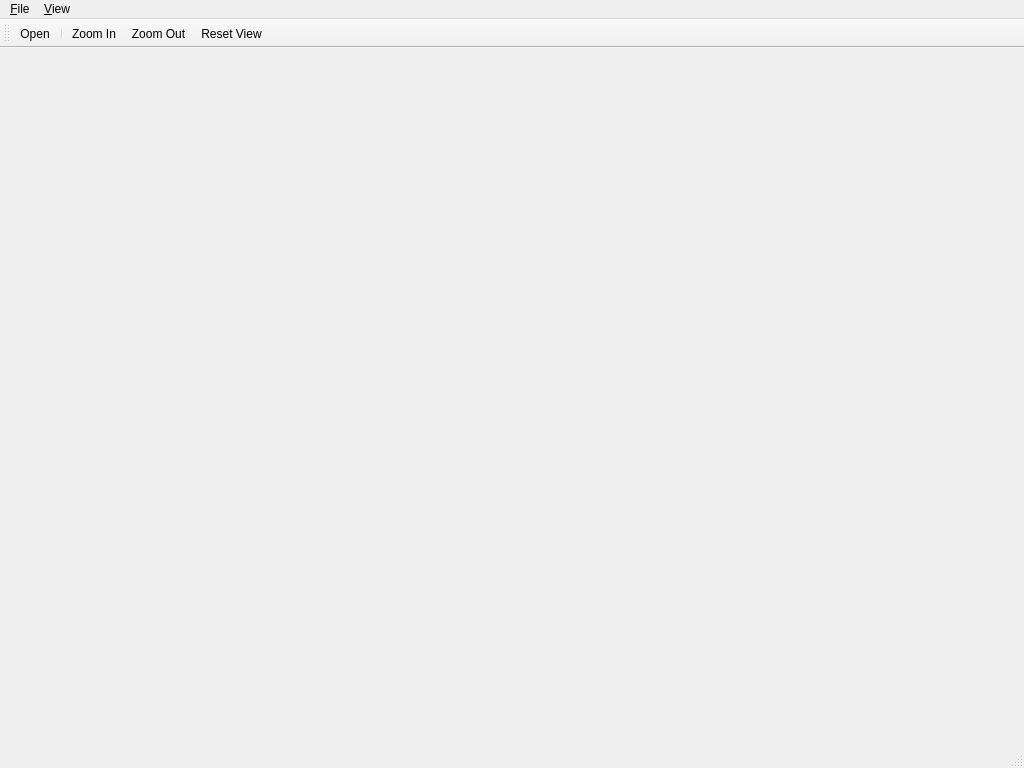
<?xml version="1.0" encoding="UTF-8"?>
<ui version="4.0">
    <class>MainWindow</class>
    <widget class="QMainWindow" name="MainWindow">
        <property name="geometry">
            <rect>
                <x>0</x>
                <y>0</y>
                <width>1024</width>
                <height>768</height>
            </rect>
        </property>
        <property name="windowTitle">
            <string>Image Viewer</string>
        </property>
        <widget class="QWidget" name="centralwidget">
            <layout class="QVBoxLayout" name="verticalLayout">
                <property name="spacing">
                    <number>0</number>
                </property>
                <property name="leftMargin">
                    <number>0</number>
                </property>
                <property name="topMargin">
                    <number>0</number>
                </property>
                <property name="rightMargin">
                    <number>0</number>
                </property>
                <property name="bottomMargin">
                    <number>0</number>
                </property>
                <item>
                    <widget class="QWidget" name="viewportContainer" native="true">
                        <layout class="QVBoxLayout" name="viewportLayout">
                            <property name="spacing">
                                <number>0</number>
                            </property>
                            <property name="leftMargin">
                                <number>0</number>
                            </property>
                            <property name="topMargin">
                                <number>0</number>
                            </property>
                            <property name="rightMargin">
                                <number>0</number>
                            </property>
                            <property name="bottomMargin">
                                <number>0</number>
                            </property>
                        </layout>
                    </widget>
                </item>
            </layout>
        </widget>
        <widget class="QMenuBar" name="menubar">
            <property name="geometry">
                <rect>
                    <x>0</x>
                    <y>0</y>
                    <width>1024</width>
                    <height>22</height>
                </rect>
            </property>
            <widget class="QMenu" name="menuFile">
                <property name="title">
                    <string>&amp;File</string>
                </property>
                <addaction name="actionOpen"/>
                <addaction name="separator"/>
                <addaction name="actionExit"/>
            </widget>
            <widget class="QMenu" name="menuView">
                <property name="title">
                    <string>&amp;View</string>
                </property>
                <addaction name="actionZoomIn"/>
                <addaction name="actionZoomOut"/>
                <addaction name="separator"/>
                <addaction name="actionReset"/>
            </widget>
            <addaction name="menuFile"/>
            <addaction name="menuView"/>
        </widget>
        <widget class="QStatusBar" name="statusbar"/>
        <widget class="QToolBar" name="toolBar">
            <property name="windowTitle">
                <string>toolBar</string>
            </property>
            <attribute name="toolBarArea">
                <enum>TopToolBarArea</enum>
            </attribute>
            <attribute name="toolBarBreak">
                <bool>false</bool>
            </attribute>
            <addaction name="actionOpen"/>
            <addaction name="separator"/>
            <addaction name="actionZoomIn"/>
            <addaction name="actionZoomOut"/>
            <addaction name="actionReset"/>
        </widget>
        <action name="actionOpen">
            <property name="text">
                <string>&amp;Open...</string>
            </property>
            <property name="shortcut">
                <string>Ctrl+O</string>
            </property>
        </action>
        <action name="actionExit">
            <property name="text">
                <string>E&amp;xit</string>
            </property>
            <property name="shortcut">
                <string>Ctrl+Q</string>
            </property>
        </action>
        <action name="actionZoomIn">
            <property name="text">
                <string>Zoom &amp;In</string>
            </property>
            <property name="shortcut">
                <string>Ctrl++</string>
            </property>
        </action>
        <action name="actionZoomOut">
            <property name="text">
                <string>Zoom &amp;Out</string>
            </property>
            <property name="shortcut">
                <string>Ctrl+-</string>
            </property>
        </action>
        <action name="actionReset">
            <property name="text">
                <string>&amp;Reset View</string>
            </property>
            <property name="shortcut">
                <string>Ctrl+0</string>
            </property>
        </action>
    </widget>
    <resources/>
    <connections/>
</ui>
